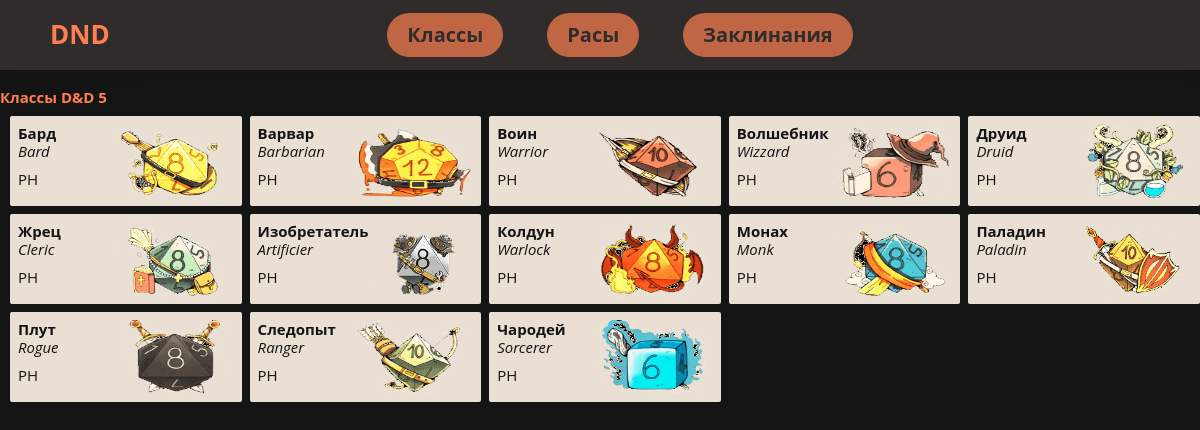
The page / on the database its author committed.
### dnd_wiki/models.py (models this page shows, shortened)
class HeroesClass(models.Model):
    rus_name = models.CharField(max_length=200)
    eng_name = models.CharField(max_length=200)
    adons_name = models.CharField(max_length=200)
    bg_image = models.ImageField(upload_to='dnd_wiki/icons', default='', blank=True)
    name = models.CharField(max_length=200, default="default title")
    source = models.CharField(max_length=200, default="default title")
    lore_info = models.TextField(null=True, blank=True, default="default title")
    short_info = models.CharField(max_length=200, default="default title")
    table = models.TextField(null=True, blank=True, default="default title")
    description_title1 = models.CharField(max_length=200, null=True, blank=True, default="default title")
    description_info1 = models.TextField(null=True, blank=True, default="default title")
    description_title2 = models.CharField(max_length=200, null=True, blank=True, default="default title")
    description_info2 = models.TextField(null=True, blank=True, default="default title")
    fast_creations = models.TextField(null=True, blank=True, default="default title")
    creations = models.TextField(default="default title")
    deep_lore_decs = models.CharField(null=True, blank=True, default="default title", max_length=200)
    deep_lore_min_char = models.CharField(null=True, blank=True, default="default title", max_length=200)
    deep_lore_use = models.CharField(null=True, blank=True, default="default title", max_length=200)
    deep_lore_ability = models.CharField(null=True, blank=True, default="default title", max_length=200)
    class_ability_desc = models.CharField(null=True, blank=True, default="default title", max_length=200)
    class_ability_hp = models.CharField(null=True, blank=True, default="default title", max_length=200)
    class_ability_hp_1lvl = models.CharField(null=True, blank=True, default="default title", max_length=200)
    class_ability_hp_nextlvl = models.CharField(null=True, blank=True, default="default title", max_length=200)
    class_ability_armor = models.CharField(null=True, blank=True, default="default title", max_length=200)
    class_ability_weapon = models.CharField(null=True, blank=True, default="default title", max_length=200)
    class_ability_tools = models.CharField(null=True, blank=True, default="default title", max_length=200)
    class_ability_safedice = models.CharField(null=True, blank=True, default="default title", max_length=200)
    class_ability_equipment1 = models.CharField(null=True, blank=True, default="default title", max_length=200)
    class_ability_equipment2 = models.CharField(null=True, blank=True, default="default title", max_length=200)
    class_ability_equipment3 = models.CharField(null=True, blank=True, default="default title", max_length=200)
    spell_using = models.CharField(null=True, blank=True, default="default title", max_length=200)
    spell_using_decs = models.TextField(null=True, blank=True, default="default title")
    extra_spell = models.CharField(null=True, blank=True, default="default title", max_length=200)
    extra_spell_table = models.TextField(null=True, blank=True, default="default title")

### dnd_wiki/views.py (the view)
# urls.py: path('', views.main_page, name='main_page'),
def main_page(request):
    pr = HeroesClass.objects.all()
    context = {'heroes': pr}
    return render(request, 'dnd_wiki/main_page.html', context)

### dnd_wiki/templates/dnd_wiki/main_page.html
{% extends 'dnd_wiki/base.html' %}
{% block content %}
<h1>Главная страница</h1>
<div class="center">
    <div class="row">
        <section class="block block-100 block-page_title">
            <h1 class="center-page_title">
                <a href="/class/">Классы D&amp;D&nbsp;5</a></h1>
        </section>
        <section class="block block_100">
            <div id="classes">
                <div class="articles-tiles">
                    <div class="grid-5_lg-4_sm-3_xs-1 tiles tiles-of">
                        {% for hero in heroes %}
                        <div class="col tile"><a href="{% url 'single_class' hero.id %}" class="tile-wrapper class class_bard">
                                <div>
                                    <p class="article_title"><b>{{ hero.rus_name }}</b></p>
                                    <p class="article_title_en"><i>{{ hero.eng_name }}</i></p>
                                    <p class="article_source" title="Player's handbook">PH</p>
                                </div>
                            <img src="{{ hero.bg_image.url }}" alt="" class="bg_img" width="120" height="90" >
                        </a></div>
                        {% endfor %}
                        </div>
                    </div>
                </div>
        </section>
    </div>
</div>
{% endblock %}

### dnd_wiki/static/styles/style.css (style rules this page uses)
.tile-wrapper { background-color: #e9dfd2; transition: all .15s; height: 90px; width: 100%; overflow: hidden; border-radius: 2px; display: flex; justify-content: space-between; text-align: left; text-decoration: none; color: #141414; padding: 8px; position: relative; -webkit-user-select: none; -moz-user-select: none; -ms-user-select: none; user-select: none; cursor: pointer; }
.tile-wrapper p { margin: 0; }
.tile-wrapper img { padding-bottom: 10px; padding-top: 0; }
[class*=grid-], [class*=grid_], [class~=grid] { box-sizing: border-box; display: flex; flex-flow: row wrap; margin: 0 -4px; }
[class*=grid-5]>[class*=col-], [class*=grid-5]>[class*=col_], [class*=grid-5]>[class~=col] { flex-basis: 20%; max-width: 20% }
[class*=col_], [class~=col] { flex: 1 1 0%; }
[class*=col-], [class*=col_], [class~=col] { box-sizing: border-box; padding: 0 4px 8px; max-width: 100%; }
b { font-size: 1.2em; }
h1 a { color: coral; text-decoration: none; }
.article_source { padding-top: 10px; }
abbr, address, article, aside, audio, b, blockquote, body, body div, caption, cite, code, dd, del, details, dfn, dl, dt, em, fieldset, figure, form, h1, h2, h3, h4, h5, h6, html, i, iframe, img, ins, kbd, label, legend, li, mark, menu, nav, object, ol, p, pre, q, samp, section, small, span, strong, sub, summary, sup, table, tbody, td, tfoot, th, thead, time, tr, ul, var, video { margin: 0; padding: 0; border: 0; font-size: 100%; vertical-align: baseline; background: 0 0; }
body { font-family: "Open Sans",sans-serif; font-size: 15px; line-height: 1.2; font-weight: 400; color: #141414; display: flex; flex-direction: column; flex-wrap: nowrap; justify-content: flex-start; align-content: stretch; align-items: stretch; min-height: 100vh; position: relative; background-color: #141414; }
.articles-tiles { margin-top: 10px; margin-left: 10px; }
a { font-size: 100%; vertical-align: baseline; text-decoration: none; }
a, button, input, select, textarea { margin: 0; }

### rows shown on the page
HeroesClass: rus_name "Бард", eng_name "Bard", bg_image (picture)
HeroesClass: rus_name "Варвар", eng_name "Barbarian", bg_image (picture)
HeroesClass: rus_name "Воин", eng_name "Warrior", bg_image (picture)
HeroesClass: rus_name "Волшебник", eng_name "Wizzard", bg_image (picture)
HeroesClass: rus_name "Друид", eng_name "Druid", bg_image (picture)
HeroesClass: rus_name "Жрец", eng_name "Cleric", bg_image (picture)
HeroesClass: rus_name "Изобретатель", eng_name "Artificier", bg_image (picture)
HeroesClass: rus_name "Колдун", eng_name "Warlock", bg_image (picture)
HeroesClass: rus_name "Монах", eng_name "Monk", bg_image (picture)
HeroesClass: rus_name "Паладин", eng_name "Paladin", bg_image (picture)
HeroesClass: rus_name "Плут", eng_name "Rogue", bg_image (picture)
HeroesClass: rus_name "Следопыт", eng_name "Ranger", bg_image (picture)
HeroesClass: rus_name "Чародей", eng_name "Sorcerer", bg_image (picture)
